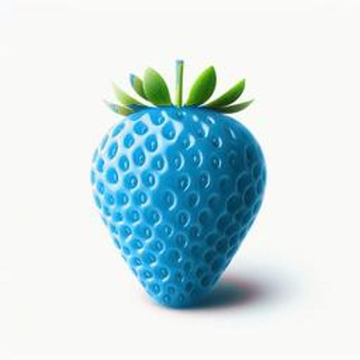
#> input picture figures/inputs/counterfact.png, 360 x 360 px; its folder holds 4 pictures in this run
$ python make_figures.py ../figures/inputs/counterfact.png
#> lines starting #> are read from the running program, lines starting #| are printed output that depends on the picture
"""Paper figures, drawn only from committed files in results/.

    .venv/bin/python scripts/make_figures.py [out_dir]     # default: figures/

Writes one PDF (for the paper) and one PNG (for a quick look) per figure.
Every plotted number is read from a results file; nothing is computed here
that the analysis scripts did not already report, except rescaling PC1
scores to units of their own standard deviation (the classification cut is
at +/-2 of those units, D70/Lietzow).

Style (17 Nov 2026 restyle; the data drawn is unchanged): boxed axes with a
light grid, legends inside each figure, and one saturated colour per role,
used the same way in every figure:

    P / H_P / P-only      blue      T / H_T / T-only   orange
    shared (P and T)      green     V                  magenta
    random head sets      grey      split-half ceiling gold band

The four series colours pass the dataviz skill's validator with all pairs
compared (colour-blind dE >= 8.7, normal-vision dE >= 20.8). Orange is just
under 3:1 on white, so every mark also carries a text label or legend entry.
"""

from __future__ import annotations

import json
import sys
from pathlib import Path

import matplotlib

matplotlib.use("Agg")
import matplotlib.pyplot as plt  # noqa: E402
import numpy as np  # noqa: E402
from matplotlib.lines import Line2D  # noqa: E402
from matplotlib.patches import Patch  # noqa: E402

ROOT = Path(__file__).resolve().parents[1]
RES = ROOT / "results"
MODEL = "qwen25vl3b"

# Roles, not raw hex, in the plotting code below.
INK, INK2, MUTED = "#1a1a1a", "#3d3d3d", "#6b6b6b"
GRID, FRAME = "#e4e4e4", "#a8a8a8"
RANDOM, RANDOM_DARK = "#c4c4c4", "#5a5a5a"
P_COL, T_COL, SHARED_COL, V_COL = "#1e6fd9", "#ec5f0d", "#12a150", "#c2187a"
CEIL_COL = "#f2b705"
SET_COL = {"P": P_COL, "T": T_COL, "shared": SHARED_COL, "P_only": P_COL, "T_only": T_COL}
MODELS = [("Qwen2.5-VL-3B", MODEL, ""), ("PaliGemma2-3B", "paligemma2_3b", "pg_")]   # title, file suffix, prefix


# [6 lines left out: function short_labels, not called in this run]


COLUMN_W, TEXT_W = 3.3, 7.0   # AAAI two-column widths, inches


def style() -> None:
    plt.rcParams.update({
        "font.family": "DejaVu Sans", "font.size": 7.5, "axes.titlesize": 8, "axes.titleweight": "bold",
        "axes.titlepad": 5, "axes.labelsize": 7.5, "xtick.labelsize": 7, "ytick.labelsize": 7,
        "legend.fontsize": 6.8, "axes.edgecolor": FRAME, "axes.linewidth": 0.7,
        "axes.labelcolor": INK, "xtick.color": FRAME, "ytick.color": FRAME,
        "xtick.labelcolor": INK2, "ytick.labelcolor": INK2, "text.color": INK,
        "xtick.direction": "in", "ytick.direction": "in", "xtick.major.size": 2.5, "ytick.major.size": 2.5,
        "axes.spines.top": True, "axes.spines.right": True, "axes.grid": True,
        "grid.color": GRID, "grid.linewidth": 0.6, "axes.axisbelow": True,
        "legend.frameon": True, "legend.fancybox": True, "legend.edgecolor": "#cfcfcf",
        "legend.framealpha": 0.95, "legend.borderpad": 0.45, "legend.handlelength": 1.4,
        "pdf.fonttype": 42, "ps.fonttype": 42,
        "savefig.dpi": 300, "savefig.bbox": "tight", "savefig.pad_inches": 0.03,
        "lines.linewidth": 1.4, "hatch.linewidth": 0.6,
    })


def load(name: str) -> dict:
    return json.loads((RES / name).read_text())["result"]


def outline_fonts(pdf: Path) -> bool:
    """Convert a figure PDF's text to outlines with Ghostscript (AAAI: no CID/Identity-H fonts).

    matplotlib embeds TrueType text as CID fonts with Identity-H encoding, which the AAAI author
    kit says must be converted to outlines, even inside graphics. Images are kept lossless (no
    downsampling, Flate encoding). Returns False, and leaves the file as is, if gs is not installed.
    """
    import shutil
    import subprocess
    gs = shutil.which("gs")
    if gs is None:
        print(f"warning: gs not found, {pdf.name} keeps CID fonts (AAAI wants outlines)", file=sys.stderr)
        return False
    tmp = pdf.with_suffix(".outlined.pdf")
    subprocess.run([gs, "-q", "-dNOPAUSE", "-dBATCH", "-dSAFER", "-sDEVICE=pdfwrite", "-dNoOutputFonts",
                    "-dAutoRotatePages=/None", "-dDownsampleColorImages=false", "-dDownsampleGrayImages=false",
                    "-dAutoFilterColorImages=false", "-dColorImageFilter=/FlateEncode",
                    "-dAutoFilterGrayImages=false", "-dGrayImageFilter=/FlateEncode",
                    f"-sOutputFile={tmp}", str(pdf)], check=True)
    tmp.replace(pdf)
    return True


def save(fig, out: Path, name: str) -> list[Path]:
    paths = [out / f"{name}.pdf", out / f"{name}.png"]
    for p in paths:
        fig.savefig(p)
    plt.close(fig)
    outline_fonts(paths[0])
    return paths


def head_name(layer: int, head: int) -> str:
    return f"L{layer}H{head}"


def bottom_legend(fig, handles, ncol, y=0.0) -> None:
    fig.legend(handles=handles, loc="upper center", bbox_to_anchor=(0.5, y), ncol=ncol,
               columnspacing=1.4, handletextpad=0.5)


def null_edge(r: dict) -> float:
    """The random-set percentile a test is read against: 95th for 'greater', 5th for 'less'."""
    return r["null_p95"] if r.get("direction", "greater") == "greater" else r["null_p5"]


# [24 lines left out: function bar_pair, not called in this run]


# --------------------------------------------------------------------------- 0
RED, BLUE = "#d6453d", "#2b8ad6"             # the example object's colours (image content, not roles)
TILE = "#ffffff"
COND_COL = {"P": P_COL, "T": T_COL, "V": V_COL}
INPUTS = ROOT / "figures" / "inputs"         # real Visual-Counterfact images, from scripts/fig1_inputs.py


def tile(ax, x, y, s, image, edge, crop=(44, 334, 50, 340)) -> None:
    """One input image from the dataset (figures/inputs/<image>.png), framed in the condition's colour.

    `crop` (rows, then columns, in pixels of the 360 x 360 inputs) trims the white margin around
    the strawberry so it, and the note on it, fill the tile; the image itself is not altered.
    """
    from matplotlib.patches import FancyBboxPatch
    img = plt.imread(INPUTS / f"{image}.png")
    r0, r1, c0, c1 = crop
    img = img[r0:r1, c0:c1]
    frame = FancyBboxPatch((x, y), s, s, boxstyle="round,pad=0,rounding_size=0.04",
                           fc=TILE, ec=edge, lw=0.9, zorder=3)
    ax.imshow(img, extent=(x, x + s, y, y + s), zorder=2, interpolation="lanczos")
    clip = FancyBboxPatch((x, y), s, s, boxstyle="round,pad=0,rounding_size=0.04", transform=ax.transData)
    ax.images[-1].set_clip_path(clip)
    frame.set_facecolor("none")
    ax.add_patch(frame)


def fig_design(out: Path) -> list[Path]:
    """Figure 1, a schematic of the three conflicts (no result is drawn).

    The tiles are real Visual-Counterfact inputs (the strawberry, row 422) and, for T, the
    experiment's own notes on it; see scripts/fig1_inputs.py.

    Each conflict is a pair of runs that differ in one factor; patching swaps one head's
    last-token output between them, in both directions.
    """
    from matplotlib.colors import to_rgba
    from matplotlib.patches import FancyArrowPatch, FancyBboxPatch
    W, s, strip = TEXT_W, 0.76, 0.36         # tile side; height of the analysis strip below the panels
    ph = 1.93                                 # panel height
    H = strip + ph + 0.05
    prior_q, visual_q = "What color is a\nstrawberry usually?", "What color is this\nstrawberry here?"
    blocks = [
        ("P", "prompted prior", "prompt varies",
         [("counterfact", prior_q, "red", RED, "memory"), ("counterfact", visual_q, "blue", BLUE, "image")]),
        ("T", "typographic", "note's word varies",
         [("note_attack", visual_q, "blue", BLUE, "note"), ("note_neutral", visual_q, "red", RED, "image")]),
        ("V", "image-varying", "pixels vary",
         [("original", visual_q, "red", RED, "image"), ("counterfact", visual_q, "blue", BLUE, "image")]),
    ]
    fig = plt.figure(figsize=(W, H))
    ax = fig.add_axes([0, 0, 1, 1])
    ax.set_xlim(0, W)
    ax.set_ylim(0, H)
    ax.axis("off")
    bw, gap, head_h = 2.27, 0.08, 0.27
    pb, pt = strip + 0.02, H - 0.03           # panel bottom and top
    for i, (code, name, varies, runs) in enumerate(blocks):
        col = COND_COL[code]
        x0 = 0.02 + i * (bw + gap)
        ax.add_patch(FancyBboxPatch((x0, pb), bw, pt - pb, boxstyle="round,pad=0,rounding_size=0.07",
                                    fc=to_rgba(col, 0.045), ec=col, lw=1.1, zorder=0))
        ax.add_patch(FancyBboxPatch((x0, pt - head_h), bw, head_h,
                                    boxstyle="round,pad=0,rounding_size=0.07", fc=col, ec=col, lw=1.1, zorder=0.5))
        ax.add_patch(plt.Rectangle((x0 + 0.004, pt - head_h), bw - 0.008, 0.08, fc=col, lw=0, zorder=0.6))
        ax.text(x0 + 0.12, pt - head_h / 2, f"{code}   {name}", ha="left", va="center",
                fontsize=8, fontweight="bold", color="white")
        ax.text(x0 + bw - 0.12, pt - head_h / 2, varies, ha="right", va="center", fontsize=6.3,
                color="white", style="italic")
        xs = [x0 + 0.12, x0 + bw - 0.12 - s]
        ty = pb + 0.67                        # tile bottom
        for x, role in zip(xs, ("source run", "target run")):
            ax.text(x + s / 2, ty + s + 0.09, role, ha="center", va="center", fontsize=6.3, color=INK,
                    fontweight="bold")
        for x, (image, prompt, answer, ans_col, basis) in zip(xs, runs):
            tile(ax, x, ty, s, image, col)
            ax.text(x + s / 2, pb + 0.49, prompt, ha="center", va="center", fontsize=5.6,
                    color=INK2, linespacing=1.15, style="italic")
            ax.text(x + s / 2, pb + 0.23, f"$\\rightarrow$ {answer}", ha="center", va="center",
                    fontsize=7.5, fontweight="bold", color=ans_col)
            ax.text(x + s / 2, pb + 0.09, f"(from {basis})", ha="center", va="center", fontsize=6, color=MUTED)
        mid = ty + s / 2
        ax.add_patch(FancyArrowPatch((xs[0] + s + 0.04, mid - 0.06), (xs[1] - 0.04, mid - 0.06),
                                     arrowstyle="<|-|>", mutation_scale=8, color=col, lw=1.2))
        ax.text((xs[0] + s + xs[1]) / 2, mid + 0.02, "patch\none head", ha="center", va="bottom", fontsize=5.8,
                color=col, fontweight="bold", linespacing=1.1)

    # the analysis that follows discovery, as one strip across all three conditions
    stages = [("promoting heads", "per condition (PC1 > 2$\\sigma$)"),
              ("overlap $J$", "vs chance and split-half ceiling"),
              ("cross-ablation", "vs layer-matched random heads"),
              ("mechanism", "attention to note, direct effect")]
    sw, sgap = 1.5, 0.32
    sx0 = (W - (len(stages) * sw + (len(stages) - 1) * sgap)) / 2
    for k, (head, sub) in enumerate(stages):
        x = sx0 + k * (sw + sgap)
        ax.add_patch(FancyBboxPatch((x, 0.03), sw, strip - 0.06, boxstyle="round,pad=0,rounding_size=0.05",
                                    fc="#f4f4f4", ec=FRAME, lw=0.8, zorder=1))
        ax.text(x + sw / 2, 0.03 + (strip - 0.06) * 0.66, head, ha="center", va="center", fontsize=6.6,
                fontweight="bold", color=INK)
        ax.text(x + sw / 2, 0.03 + (strip - 0.06) * 0.28, sub, ha="center", va="center", fontsize=5.6,
                color=INK2)
        if k:
            ax.add_patch(FancyArrowPatch((x - sgap + 0.05, strip / 2), (x - 0.05, strip / 2),
                                         arrowstyle="-|>", mutation_scale=8, color=MUTED, lw=1.0))
    return save(fig, out, "fig_design")


# --------------------------------------------------------------------------- 1
def _zscores(r: dict) -> np.ndarray:
    return (np.asarray(r["pc1_scores"]) - r["pc1_mean"]) / r["pc1_std"]


# [206 lines left out: functions _place_labels, _head_panel, fig_heads, fig_h3, fig_spatial, not called in this run]


FIGURES = [fig_design, fig_heads, fig_h3, fig_spatial]


def main(out_dir: str | None = None) -> list[Path]:
#> called with out_dir = '../figures/inputs/counterfact.png'
    out = Path(out_dir) if out_dir else ROOT / "figures"
    out.mkdir(parents=True, exist_ok=True)
    style()
    written = []
    for f in FIGURES:
        written += f(out)
#> this loop made 1 pass
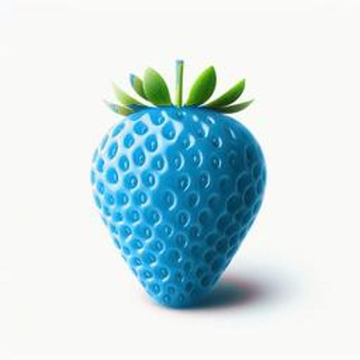
#> input picture figures/inputs/counterfact.png, 360 x 360 px
#> pass 1, in tile, `img = img[r0:r1, c0:c1]`:
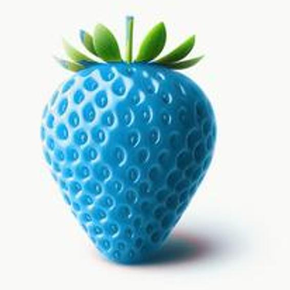
#> img: shape (290, 290, 3) float32; mean R, G, B 0.69, 0.815, 0.846
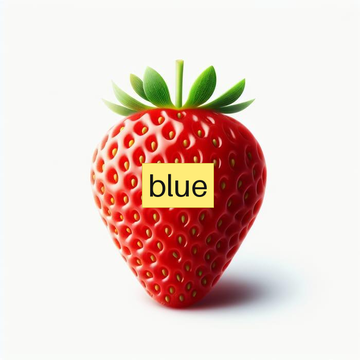
#> input picture figures/inputs/note_attack.png, 360 x 360 px
#> pass 1, in tile (call 3), `img = img[r0:r1, c0:c1]`:
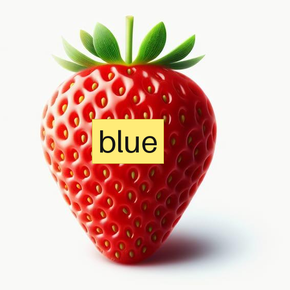
#> img: shape (290, 290, 3) float32; mean R, G, B 0.863, 0.729, 0.688
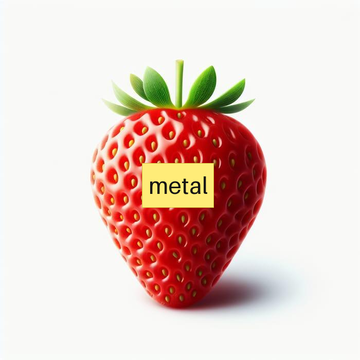
#> input picture figures/inputs/note_neutral.png, 360 x 360 px
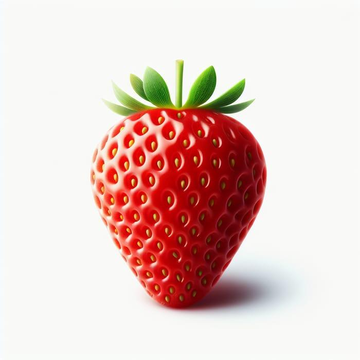
#> input picture figures/inputs/original.png, 360 x 360 px
#> pass 1, in tile (call 5), `img = img[r0:r1, c0:c1]`:
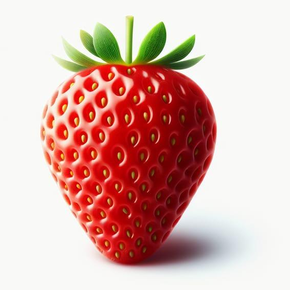
#> img: shape (290, 290, 3) float32; mean R, G, B 0.858, 0.703, 0.676
#> pass 1, in save, `fig.savefig(p)`:
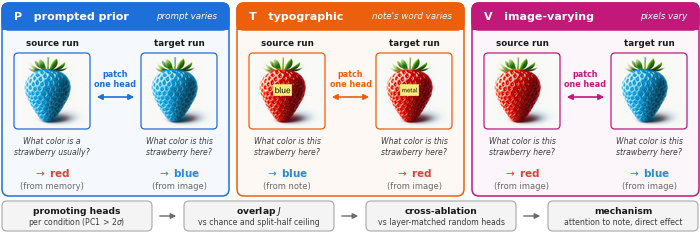
#> figure drawn by matplotlib, 1 panel
    for p in written:
        print(p.relative_to(out.parent) if p.is_relative_to(out.parent) else p)
    return written


if __name__ == "__main__":
#> (the run stopped early here; a loop or call above may not have finished)
